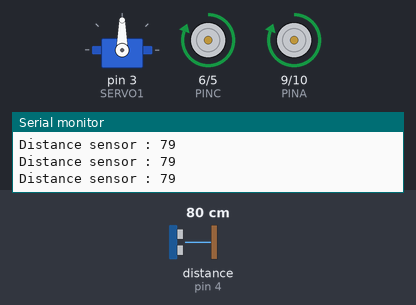
Bench run of a sketch on a simulated Arduino Uno, built with avr-gcc and run on an emulated ATmega328P. On the bench: servo, motor-driver pin pairs drawn as motors (green arrow = first pin HIGH = forward, orange = second pin HIGH = backward, longer = more drive), the last lines printed to the serial monitor. Wiring (inferred from the names in the program): ultrasonic range finder: trigger pin 2; echo pin 4. Inputs (shaded band) come from the test bench; at power-on: distance to the obstacle (sensor on pin 4) 80 cm. The echo pulse lasts 58.3 µs per cm.

Above: at 2.2 s.
2.3 s: distance to the obstacle (sensor on pin 4) set to 17 cm
5.3 s: distance to the obstacle (sensor on pin 4) set to 13 cm
At 7.0 s:
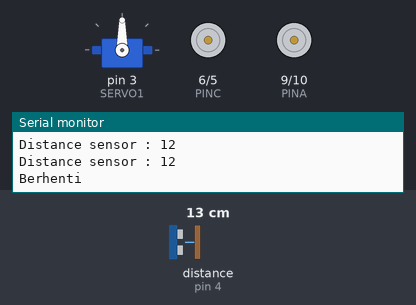
8.3 s: distance to the obstacle (sensor on pin 4) set to 18 cm
At 8.57 s:
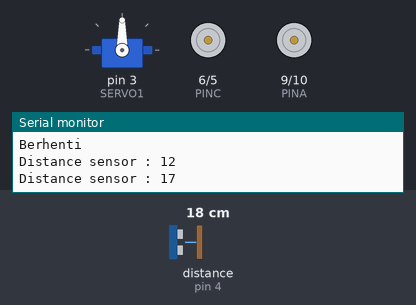
10.2 s: distance to the obstacle (sensor on pin 4) set to 2 cm
At 10.8 s:
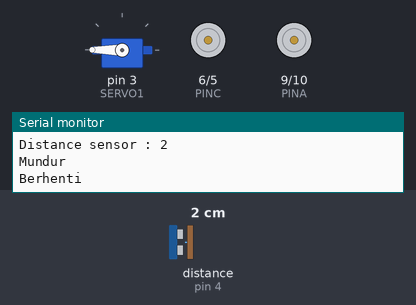
13.2 s: distance to the obstacle (sensor on pin 4) set to 60 cm
At 14.8 s:
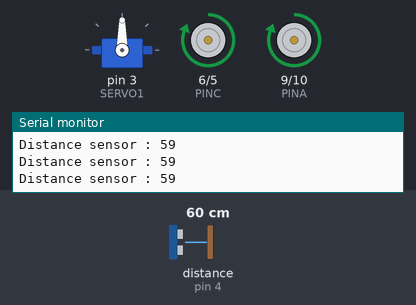
Timing chart, 0 to 16.3 s (numbered marks = the images above; inputs shaded):
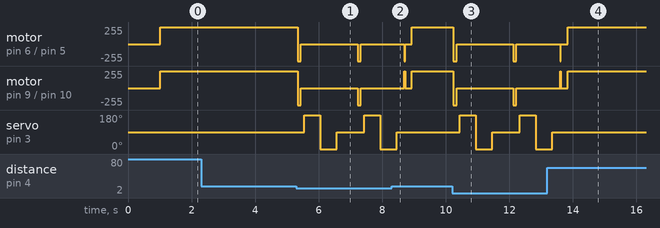

The sketch:

Obstacle.ino
```cpp
#include <Servo.h>

#define TRG 2    // Trigger pin untuk sensor jarak ultrasonik
#define ECH 4    // Echo pin untuk sensor jarak ultrasonik
#define PINA 9   // Pin kontrol motor kiri
#define PINB 10  // Pin kontrol motor kiri
#define PINC 6   // Pin kontrol motor kanan
#define PIND 5   // Pin kontrol motor kanan
#define SERVO1 3   // Pin kontrol motor kanan

int Jdepan, Jkiri, Jkanan;  // Variabel untuk menyimpan jarak sensor
int cek = 15;               // Jarak cek untuk tindakan menghindar
Servo myServo;

void setup() {
  Serial.begin(9600);
  pinMode(TRG, OUTPUT);   // Mengatur pin Trigger sebagai OUTPUT
  pinMode(ECH, INPUT);    // Mengatur pin Echo sebagai INPUT
  pinMode(PINA, OUTPUT);  // Mengatur pin kontrol motor kiri sebagai OUTPUT
  pinMode(PINB, OUTPUT);  // Mengatur pin kontrol motor kiri sebagai OUTPUT
  pinMode(PINC, OUTPUT);  // Mengatur pin kontrol motor kanan sebagai OUTPUT
  pinMode(PIND, OUTPUT);  // Mengatur pin kontrol motor kanan sebagai OUTPUT
  myServo.attach(SERVO1);  // Menghubungkan objek servo ke pin servo motor
  myServo.write(90);      // Menggerakkan servo motor ke posisi tengah
  delay(1000);            // Delay selama 1 detik
}
void loop() {
  Jdepan = jarak();  // Mengecek jarak di depan

  // Jika jarak di depan robot berada dalam kisaran tertentu (antara 0 hingga cek),
  // maka robot akan melakukan manuver menghindar
  if (Jdepan > 0 && Jdepan < cek) {
    back();  // Menggerakkan robot mundur
    delay(100);
    stop();  // Menghentikan robot
    delay(100);

    myServo.write(180);  // Menggerakkan servo ke posisi 180 derajat
    delay(500);
    Jkiri = jarak();

    myServo.write(0);  // Menggerakkan servo ke posisi 0 derajat
    delay(500);
    Jkanan = jarak();

    myServo.write(90);  // Menggerakkan servo kembali ke posisi tengah
    delay(250);

    // Membandingkan jarak di sebelah kiri dan kanan robot
    if (Jkiri > Jkanan) {
      while (Jdepan <= 15) {
        left();  // Menggerakkan robot ke kiri
        Jdepan = jarak();
      }
    } else if (Jkanan > Jkiri) {
      while (Jdepan <= 15) {
        right();  // Menggerakkan robot ke kanan
        Jdepan = jarak();
      }
    } else {
      stop();  // Jika jarak di kiri dan kanan sama, menghentikan robot
      delay(200);
    }
    stop();  // Menghentikan robot setelah menghindar
    delay(200);
  } else {
    maju();  // Jika tidak ada hambatan di depan, robot akan bergerak maju
  }
}

int jarak() {
  long duration;
  int distance;
  digitalWrite(TRG, LOW);
  delayMicroseconds(2);
  digitalWrite(TRG, HIGH);
  delayMicroseconds(10);
  digitalWrite(TRG, LOW);
  duration = pulseIn(ECH, HIGH);       // Mengukur durasi echo
  distance = (duration * 0.0343) / 2;  // Menghitung jarak berdasarkan durasi
  Serial.print("Distance sensor : ");
  Serial.println(distance);
  delay(10);
  return distance;
}

void maju() {
  digitalWrite(PINA, HIGH);  // Menggerakkan robot maju (motor kiri dan kanan berputar ke depan)
  digitalWrite(PINB, LOW);
  digitalWrite(PINC, HIGH);
  digitalWrite(PIND, LOW);
}

void right() {
  Serial.println("Kanan ");
  digitalWrite(PINA, HIGH);  // Menggerakkan robot ke kanan (motor kiri berputar ke depan, motor kanan berputar ke belakang)
  digitalWrite(PINB, LOW);
  digitalWrite(PINC, LOW);
  digitalWrite(PIND, HIGH);
  delay(10);
}

void left() {
  Serial.println("Kiri ");
  digitalWrite(PINA, LOW);  // Menggerakkan robot ke kiri (motor kiri berputar ke belakang, motor kanan berputar ke depan)
  digitalWrite(PINB, HIGH);
  digitalWrite(PINC, HIGH);
  digitalWrite(PIND, LOW);
  delay(10);
}

void stop() {
  Serial.println("Berhenti ");
  digitalWrite(PINA, LOW);  // Menghentikan kedua motor
  digitalWrite(PINB, LOW);
  digitalWrite(PINC, LOW);
  digitalWrite(PIND, LOW);
}

void back() {
  Serial.println("Mundur ");
  digitalWrite(PINA, LOW);  // Menggerakkan robot mundur (motor kiri dan kanan berputar ke belakang)
  digitalWrite(PINB, HIGH);
  digitalWrite(PINC, LOW);
  digitalWrite(PIND, HIGH);
}
```

Measured:
- the behaviour switches between 16 and 15 cm on distance to the obstacle (sensor on pin 4) (found by bisection; images 0 and 1)
- after the input at 5.3 s, motor on pin 6 (PINC) / pin 5 (PIND), motor on pin 9 (PINA) / pin 10 (PINB): alternates backward 255/255 for 0.10 s and stopped for 1.8 s, starting at once; servo on pin 3 (SERVO1): 90° → 180° after 0.24 s, → 0° 0.51 s later, → 90° 0.51 s later, → 180° 0.86 s later, … (5 changes in this stretch)
- after the input at 8.3 s, servo on pin 3 (SERVO1): goes on until 8.4 s, then stays 90°
- after the input at 10.2 s, motor on pin 6 (PINC) / pin 5 (PIND), motor on pin 9 (PINA) / pin 10 (PINB): alternates backward 255/255 for 0.10 s and stopped for 1.8 s, starting at once; servo on pin 3 (SERVO1): 90° → 180° after 0.24 s, → 0° 0.51 s later, → 90° 0.51 s later, → 180° 0.86 s later, … (5 changes in this stretch)
- after the input at 13.2 s, servo on pin 3 (SERVO1): goes on until 13.3 s, then stays 90°
